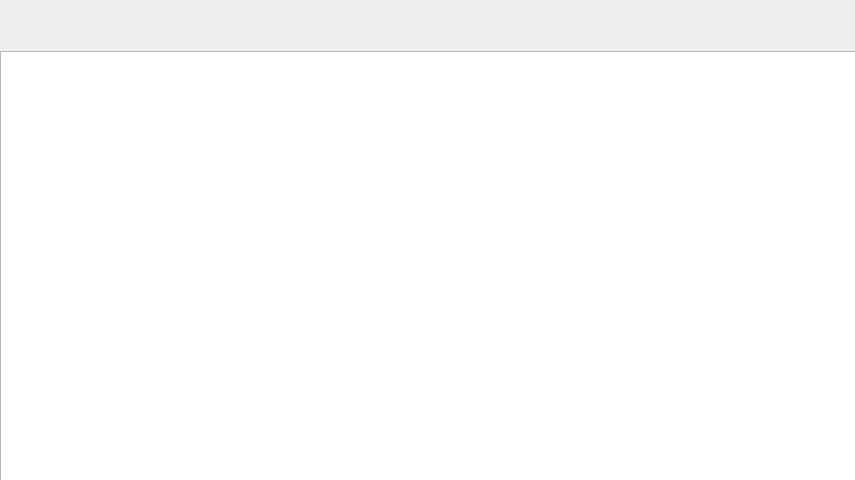
<?xml version="1.0" encoding="UTF-8"?>
<ui version="4.0">
 <class>Form</class>
 <widget class="QWidget" name="Form">
  <property name="geometry">
   <rect>
    <x>0</x>
    <y>0</y>
    <width>855</width>
    <height>480</height>
   </rect>
  </property>
  <property name="windowTitle">
   <string>Form</string>
  </property>
  <widget class="QTableWidget" name="table">
   <property name="geometry">
    <rect>
     <x>0</x>
     <y>51</y>
     <width>861</width>
     <height>431</height>
    </rect>
   </property>
  </widget>
 </widget>
 <resources/>
 <connections/>
</ui>
